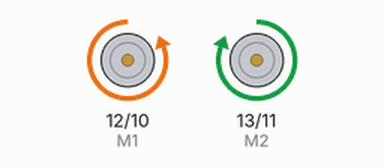
This sketch was run on a simulated Arduino Uno, built with avr-gcc and run on an emulated ATmega328P. Parts: direction and speed pins drawn as motors (green arrow = direction pin HIGH = forward, orange = LOW = backward, longer = more drive).

Above: at 0.5 s.
Timing chart, 0 to 4.6 s (numbered marks = the images above):
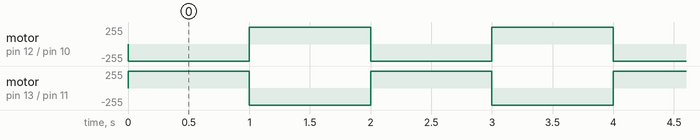

The sketch:

motortest_simple-2.ino
```cpp
int E1 = 10; // enable - with PWM
int M1 = 12;
int E2 = 11;
int M2 = 13;

int speed = 0;

void setup() {
  pinMode(M1, OUTPUT); // no need for analog output
  pinMode(M2, OUTPUT);
  // enable
  analogWrite(E1, 255);
  analogWrite(E2, 255);
}

void loop() {
  // forward
  digitalWrite(M1, LOW);
  digitalWrite(M2, HIGH);
  delay(1000);
  // backward
  digitalWrite(M1, HIGH);
  digitalWrite(M2, LOW);
  delay(1000);
}
```

Measured:
- by itself, motor on pin 12 (M1) / pin 10 (E1), motor on pin 13 (M2) / pin 11 (E2): alternates forward 255/255 for 1.0 s and backward 255/255 for 1.0 s
